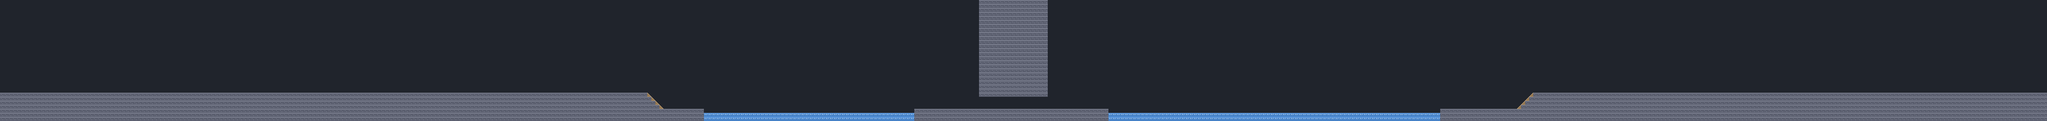

A level layout from a 2D game, rendered from its tile map. Below: a short description, then the map file with tile-grid data replaced by summaries:
An orthogonal 506x30 tile map with 8x8 px tiles, 1 tile layer (terrain) and 142 objects (65x bones, 34x props, 19x hints, 5x lamps, 3x pieces, ...).

<map version="1.8" tiledversion="1.8.2" orientation="orthogonal" renderorder="right-down" width="506" height="30" tilewidth="8" tileheight="8" infinite="0" backgroundcolor="#20242c" nextlayerid="9" nextobjectid="143">
 <editorsettings>
  <export target="../riverwalk/level/tiled/riverwalk.lua" format="lua" />
 </editorsettings>
 <properties>
  <property name="ballHomeAtLamps" type="bool" value="true" />
  <property name="ground" value="quay" />
  <property name="intro" value="{ &quot;LEVEL 1&quot;, &quot;RIVER WALK&quot;, &quot;THE BALL IS ON A BOAT!&quot; }" />
  <property name="name" value="RIVER WALK" />
  <property name="number" type="int" value="1" />
  <property name="outro" value="{ &quot;A BIRD TOOK THE BALL!&quot; }" />
  <property name="time" type="int" value="420" />
 </properties>
 <tileset firstgid="1" name="terrain" tilewidth="8" tileheight="8" tilecount="4" columns="4">
  <image source="terrain.png" width="32" height="8" />
  <tile id="0">
   <properties>
    <property name="char" value="#" />
    <property name="what" value="solid" />
   </properties>
  </tile>
  <tile id="1">
   <properties>
    <property name="char" value="~" />
    <property name="what" value="water" />
   </properties>
  </tile>
  <tile id="2">
   <properties>
    <property name="char" value="/" />
    <property name="what" value="slope up to the right" />
   </properties>
  </tile>
  <tile id="3">
   <properties>
    <property name="char" value="\" />
    <property name="what" value="slope down to the right" />
   </properties>
  </tile>
 </tileset>
 <layer id="1" name="terrain" width="506" height="30">
  <data>[15180 cells, 2960 non-empty, 4 distinct tile ids]</data>
 </layer>
 <objectgroup id="2" name="props" color="#ffa040" draworder="index">
  <object id="1" name="HOME" type="props" x="0" y="-5" width="184" height="179">
   <properties>
    <property name="kind" value="decor" />
    <property name="layer" value="back" />
    <property name="art" value="rw_home" />
   </properties>
  </object>
  <object id="2" name="POT" type="props" x="214" y="147" width="17" height="27">
   <properties>
    <property name="kind" value="decor" />
    <property name="layer" value="play" />
    <property name="art" value="pot" />
   </properties>
  </object>
  <object id="3" name="LOG" type="props" x="270" y="163" width="40" height="21">
   <properties>
    <property name="kind" value="solid" />
    <property name="layer" value="play" />
    <property name="art" value="park_log" />
   </properties>
  </object>
  <object id="4" type="props" x="184" y="124" width="1096" height="50">
   <properties>
    <property name="name" value="" />
    <property name="kind" value="decor" />
    <property name="layer" value="back" />
    <property name="railing" type="bool" value="true" />
   </properties>
  </object>
  <object id="5" name="TREE" type="props" x="120" y="-77" width="250" height="251">
   <properties>
    <property name="kind" value="decor" />
    <property name="layer" value="back" />
    <property name="art" value="rw_lime" />
   </properties>
  </object>
  <object id="6" name="BENCH" type="props" x="93" y="156" width="96" height="9">
   <properties>
    <property name="kind" value="solid" />
    <property name="layer" value="play" />
    <property name="art" value="bench" />
    <property name="depth" type="int" value="5" />
    <property name="relx.ax" type="int" value="-3" />
    <property name="rely.ay" type="int" value="28" />
   </properties>
  </object>
  <object id="7" type="props" x="460" y="-76" width="192" height="250">
   <properties>
    <property name="name" value="" />
    <property name="kind" value="decor" />
    <property name="layer" value="back" />
    <property name="art" value="rw_birch" />
   </properties>
  </object>
  <object id="8" name="FLOWERS" type="props" x="401" y="152" width="102" height="32">
   <properties>
    <property name="kind" value="solid" />
    <property name="layer" value="play" />
    <property name="art" value="flowerbox_front" />
    <property name="relx.ax" type="int" value="-1" />
    <property name="rely.ay" type="int" value="32" />
   </properties>
  </object>
  <object id="9" name="BIN" type="props" x="641" y="128" width="35" height="56">
   <properties>
    <property name="kind" value="solid" />
    <property name="layer" value="play" />
    <property name="art" value="bin" />
    <property name="relx.ax" type="int" value="-1" />
    <property name="rely.ay" type="int" value="56" />
   </properties>
  </object>
  <object id="10" type="props" x="938" y="-77" width="250" height="251">
   <properties>
    <property name="name" value="" />
    <property name="kind" value="decor" />
    <property name="layer" value="back" />
    <property name="art" value="rw_lime" />
   </properties>
  </object>
  <object id="11" name="SAND" type="props" x="831" y="152" width="86" height="32">
   <properties>
    <property name="kind" value="solid" />
    <property name="layer" value="play" />
    <property name="art" value="gritbox_front" />
    <property name="relx.ax" type="int" value="-1" />
    <property name="rely.ay" type="int" value="32" />
   </properties>
  </object>
  <object id="12" name="PLANTER" type="props" x="990" y="154" width="44" height="30">
   <properties>
    <property name="kind" value="solid" />
    <property name="layer" value="play" />
    <property name="art" value="planter_sq" />
   </properties>
  </object>
  <object id="13" name="FLOWERS" type="props" x="1113" y="152" width="102" height="32">
   <properties>
    <property name="kind" value="solid" />
    <property name="layer" value="play" />
    <property name="art" value="flowerbox_front" />
    <property name="relx.ax" type="int" value="-1" />
    <property name="rely.ay" type="int" value="32" />
   </properties>
  </object>
  <object id="14" name="AWNING" type="props" x="736" y="112" width="88" height="4">
   <properties>
    <property name="kind" value="oneway" />
    <property name="layer" value="play" />
    <property name="hidden" type="bool" value="true" />
   </properties>
  </object>
  <object id="15" name="AWNING" type="props" x="888" y="112" width="80" height="4">
   <properties>
    <property name="kind" value="oneway" />
    <property name="layer" value="play" />
    <property name="hidden" type="bool" value="true" />
   </properties>
  </object>
  </objectgroup>
 <objectgroup id="3" name="zones" color="#ff4060" draworder="index">
  <!-- 6 objects omitted --></objectgroup>
 <objectgroup id="4" name="movers" color="#40c0ff" draworder="index">
  <!-- 3 objects omitted --></objectgroup>
 <objectgroup id="5" name="critters" color="#c060ff" draworder="index">
  <!-- 3 objects omitted --></objectgroup>
 <objectgroup id="6" name="lamps" color="#ffe040" draworder="index">
  <!-- 5 objects omitted --></objectgroup>
 <objectgroup id="7" name="bones" color="#ffffff" draworder="index">
  <!-- 65 objects omitted --></objectgroup>
 <objectgroup id="8" name="story" color="#40ff80" draworder="index">
  <!-- 22 objects omitted --></objectgroup>
</map>
<!-- 127 of 142 objects omitted -->
